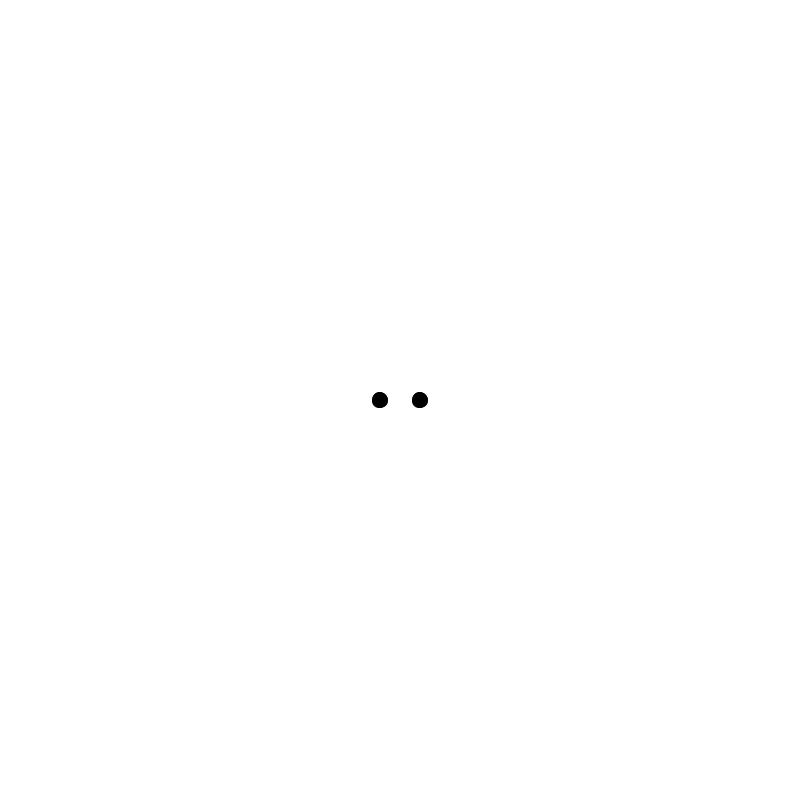
Frame 1 (no input)
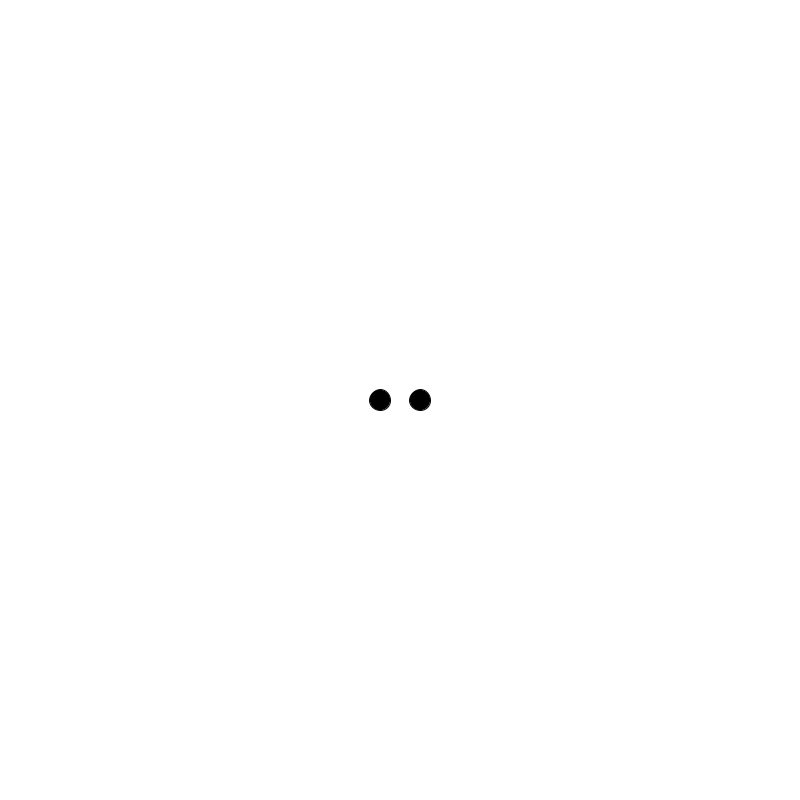
Frame 60 (the mouse pressed at the canvas centre just before this capture)
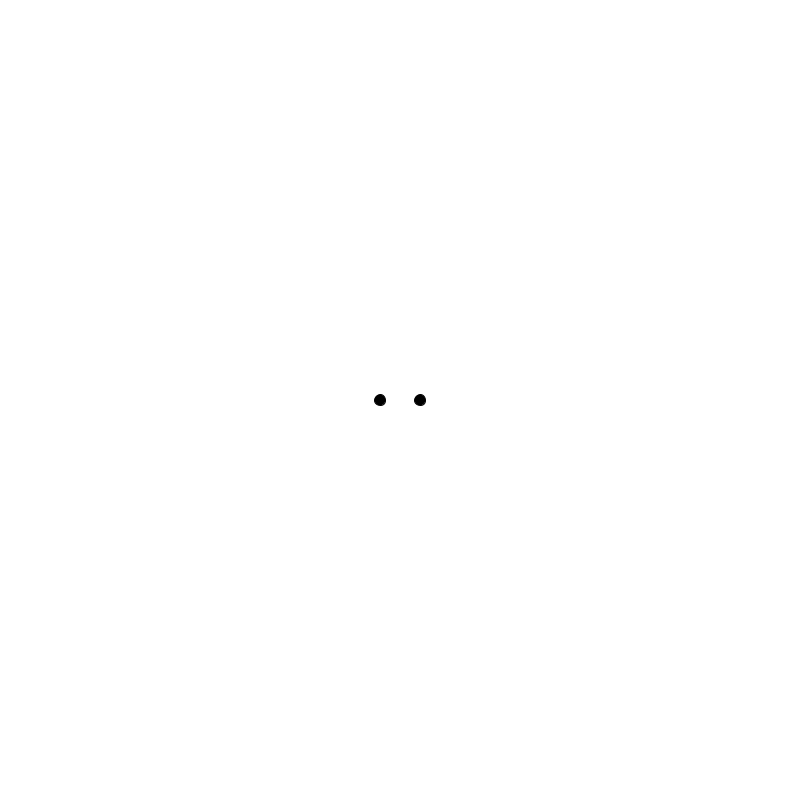
Frame 120 (the mouse held since frame 60 and released just before this capture)

The Processing sketch that drew these frames (run headless with seeded random() and noise(); from frame 60 on, the mouse is pressed at the canvas centre):

// Processing sketch: breathingcircles
// ── breathingcircles.pde
void setup() {
  size(800, 800);
  pixelDensity(2);
  background(255);
  stroke(0);
  fill(0); 
}

void draw() {
  background(255);
  pushMatrix();
  translate(width/2, height/2);
  float top = 5.0 * sin((PI / 2)* sin(frameCount / 30.0))+0.4;
  ellipse(20, 0, 15 + top, 15 + top);
  ellipse(-20, 0, 15 + top, 15 + top);
  popMatrix();
}
